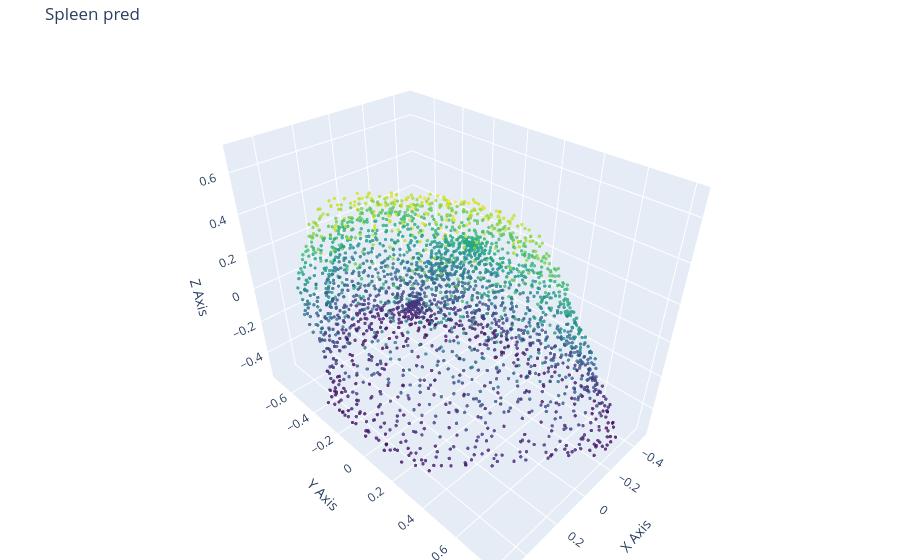

The cell this chart's notebook holds for it:
### Markdown cell above
## Visualizing the results

### Code cell
visualize_cloud(output, title = "Spleen pred")

### Figure 1 — Plotly figure (JSON) as saved in the notebook; plotly's stock layout.template omitted (floating-point values rounded to 4 significant figures; data arrays with more than 128 entries replaced by an {"elided": "..."} marker saying what was removed)
{"data": [{"marker": {"color": {"elided": "6144 float values"}, "colorscale": [[0, "#440154"], [0.1111, "#482878"], [0.2222, "#3e4989"], [0.3333, "#31688e"], [0.4444, "#26828e"], [0.5556, "#1f9e89"], [0.6667, "#35b779"], [0.7778, "#6ece58"], [0.8889, "#b5de2b"], [1, "#fde725"]], "opacity": 0.8, "size": 2}, "mode": "markers", "type": "scatter3d", "x": {"elided": "6144 float values"}, "y": {"elided": "6144 float values"}, "z": {"elided": "6144 float values"}}], "layout": {"margin": {"b": 0, "l": 0, "r": 0, "t": 40}, "scene": {"xaxis": {"title": {"text": "X Axis"}}, "yaxis": {"title": {"text": "Y Axis"}}, "zaxis": {"title": {"text": "Z Axis"}}}, "title": {"text": "Spleen pred"}}}
